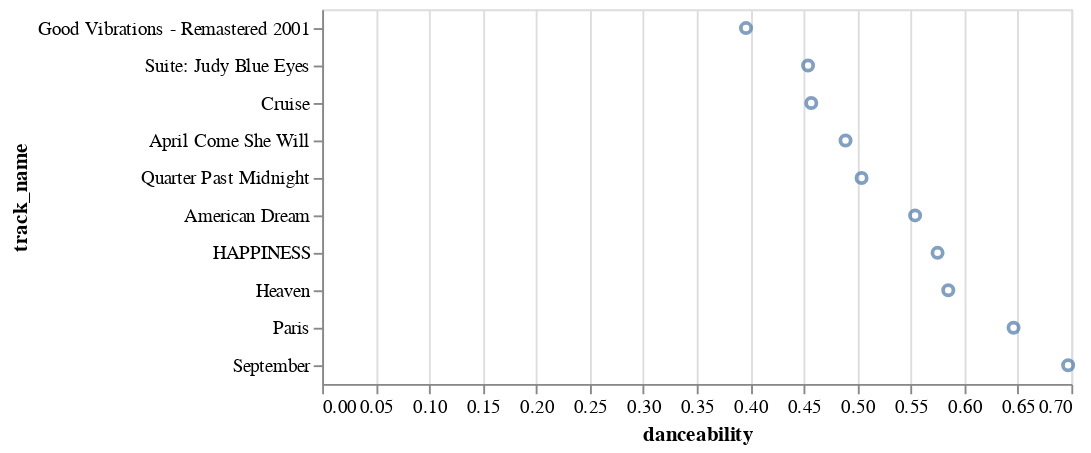

Notebook code cell kept with this figure:
### Code cell
alt.Chart(boyband_danceability_sorted).mark_point().encode(
    y=alt.X("track_name", sort = None),
    x='danceability'
)

### Figure 1 — Vega-Lite specification as saved in the notebook (floating-point values rounded to 4 significant figures)
{"config": {"view": {"continuousWidth": 400, "continuousHeight": 300}}, "data": {"name": "data-e982fe384c7edd450823c943e3938997"}, "mark": "point", "encoding": {"x": {"type": "quantitative", "field": "danceability"}, "y": {"type": "nominal", "field": "track_name", "sort": null}}, "$schema": "https://vega.github.io/schema/vega-lite/v4.8.1.json", "datasets": {"data-e982fe384c7edd450823c943e3938997": [{"artist": "The Beach Boys", "album": "Smiley Smile (Remastered)", "track_name": "Good Vibrations - Remastered 2001", "track_id": "5t9KYe0Fhd5cW6UYT4qP8f", "danceability": 0.396, "energy": 0.473, "key": 10, "loudness": -7.67, "mode": 0, "speechiness": 0.0345, "instrumentalness": 0.000124, "liveness": 0.109, "valence": 0.385, "tempo": 133.4, "duration_ms": 219027, "time_signature": 4}, {"artist": "Crosby, Stills & Nash", "album": "Greatest Hits", "track_name": "Suite: Judy Blue Eyes", "track_id": "2Jf0PGy9NzR1PTXvRFfaoE", "danceability": 0.454, "energy": 0.399, "key": 9, "loudness": -11.56, "mode": 1, "speechiness": 0.0429, "instrumentalness": 0, "liveness": 0.182, "valence": 0.322, "tempo": 154.2, "duration_ms": 444053, "time_signature": 4}, {"artist": "Florida Georgia Line", "album": "Here's To The Good Times", "track_name": "Cruise", "track_id": "5BhsEd82G0Mnim0IUH6xkT", "danceability": 0.457, "energy": 0.948, "key": 10, "loudness": -3.364, "mode": 1, "speechiness": 0.0354, "instrumentalness": 0, "liveness": 0.0536, "valence": 0.878, "tempo": 148.0, "duration_ms": 208960, "time_signature": 4}, {"artist": "Simon & Garfunkel", "album": "Sounds Of Silence", "track_name": "April Come She Will", "track_id": "0djZ2ndRfAL69WYNra5jRC", "danceability": 0.489, "energy": 0.186, "key": 9, "loudness": -16.24, "mode": 1, "speechiness": 0.029, "instrumentalness": 0.000152, "liveness": 0.2, "valence": 0.349, "tempo": 102.2, "duration_ms": 109387, "time_signature": 4}, {"artist": "Bastille", "album": "Quarter Past Midnight", "track_name": "Quarter Past Midnight", "track_id": "1etiUDkISHELzQGMY79ryt", "danceability": 0.504, "energy": 0.821, "key": 8, "loudness": -3.356, "mode": 1, "speechiness": 0.0598, "instrumentalness": 0, "liveness": 0.0418, "valence": 0.458, "tempo": 155.1, "duration_ms": 201799, "time_signature": 4}, {"artist": "MKTO", "album": "MKTO", "track_name": "American Dream", "track_id": "3JMAdPq5TUOKBGsTATjLEH", "danceability": 0.554, "energy": 0.767, "key": 0, "loudness": -5.043, "mode": 1, "speechiness": 0.0497, "instrumentalness": 0, "liveness": 0.231, "valence": 0.497, "tempo": 122.8, "duration_ms": 225747, "time_signature": 4}, {"artist": "NEEDTOBREATHE", "album": "H A R D L O V E", "track_name": "HAPPINESS", "track_id": "7aag0fFgE9K1Gj8lJwQaGI", "danceability": 0.575, "energy": 0.765, "key": 9, "loudness": -6.608, "mode": 1, "speechiness": 0.0345, "instrumentalness": 0, "liveness": 0.331, "valence": 0.407, "tempo": 98.04, "duration_ms": 205773, "time_signature": 4}, {"artist": "OneRepublic", "album": "Oh My My", "track_name": "Heaven", "track_id": "1lFHaHvZeLf6XrOqX6iLlS", "danceability": 0.585, "energy": 0.724, "key": 10, "loudness": -6.658, "mode": 0, "speechiness": 0.0321, "instrumentalness": 0, "liveness": 0.105, "valence": 0.37, "tempo": 95.01, "duration_ms": 258947, "time_signature": 4}, {"artist": "The Chainsmokers", "album": "Paris", "track_name": "Paris", "track_id": "15vzANxN8G9wWfwAJLLMCg", "danceability": 0.646, "energy": 0.644, "key": 2, "loudness": -6.763, "mode": 1, "speechiness": 0.031, "instrumentalness": 0, "liveness": 0.0888, "valence": 0.251, "tempo": 100.0, "duration_ms": 221520, "time_signature": 4}, {"artist": "Earth, Wind & Fire", "album": "The Best Of Earth, Wind & Fire Vol. 1", "track_name": "September", "track_id": "2grjqo0Frpf2okIBiifQKs", "danceability": 0.697, "energy": 0.832, "key": 9, "loudness": -7.264, "mode": 1, "speechiness": 0.0298, "instrumentalness": 0.00131, "liveness": 0.269, "valence": 0.979, "tempo": 125.9, "duration_ms": 215093, "time_signature": 4}]}}
